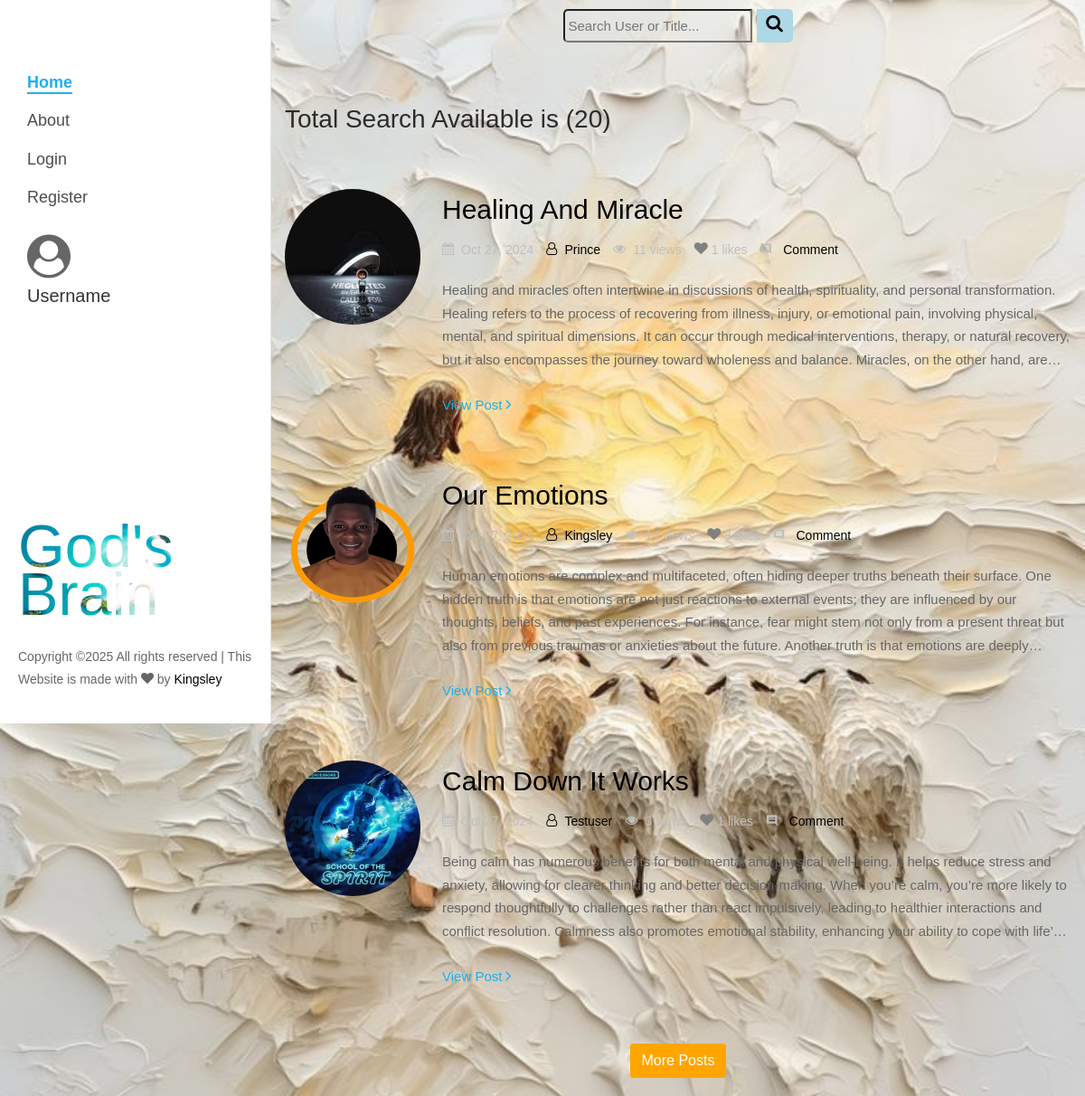
The page /search/ on the database as committed earlier.
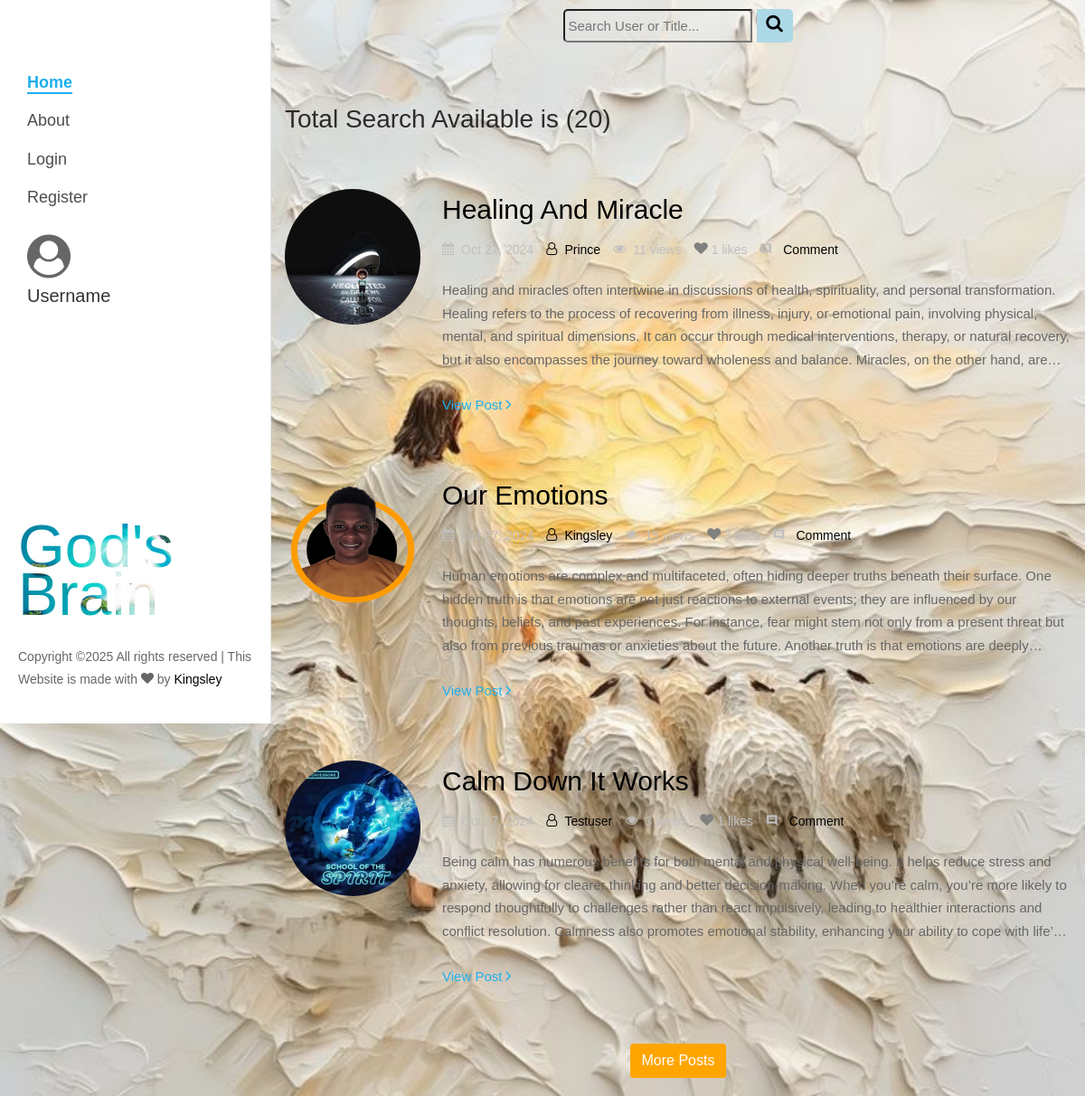
The same page on the database as committed later.
### posts/models.py (models this page shows, shortened)
class Post(models.Model):
    title = models.CharField(max_length=100)
    content = models.TextField()
    views = models.PositiveIntegerField(default=0)
    likes = models.ManyToManyField(User, related_name='liked_posts', blank=True)
    date_posted = models.DateTimeField(auto_now_add=True)
    author = models.ForeignKey(User, on_delete=models.CASCADE)
    def total_likes(self):
        return self.likes.count()

### users/models.py (models this page shows, shortened)
class Profile(models.Model):
    user = models.OneToOneField(User, on_delete=models.CASCADE)
    image = models.ImageField(upload_to='profile-pics', default='icon.png')

### posts/views.py (the view)
# urls.py: path('search/', views.SearchResult.as_view(), name='search'),
class SearchResult(ListView):
    model = Post
    template_name = "posts/search.html"
    context_object_name = "postss"
    def get_queryset(self):
        query = self.request.GET.get('q', '')
        results = Post.objects.filter(
            Q(title__icontains=query) | Q(author__username__icontains=query)
        ).order_by('-date_posted').distinct()
        return results
    def get_context_data(self, **kwargs):
        context = super().get_context_data(**kwargs)
        context['posts_num'] = self.get_queryset().count()
        posts_in_page = context['postss']
        context['posts'] = posts_in_page[:3]
        context['loadMore'] = len(context['postss']) > len(context['posts'])
        context['titles'] = 'Search Results'
        context['search'] = self.request.GET.get('q', '')
        for post in posts_in_page:
            post.total_comments = Comment.objects.filter(post=post).count()
        return context

### posts/templates/posts/search.html (shortened to what this page needs)
{% extends 'posts/no_footer_base.html' %}
{% load static %}
{% block no-footer-content %}
<div class="container fadeInDown ftco-animated" style="margin: auto; display: grid; place-items: center;">
    <form method="get" action="{% url 'search' %}" id="search-form" style="margin-top: 10px;">
        <div class="form-group d-flex align-items-center">
            <div id="search-input">
                <input type="search" placeholder="Search User or Title..." name="q" style="padding: 3px; border-radius: 5px 0px 0px 5px;">
                <button type="submit" id="search-btn">
                    <span class="icon icon-search" style="font-size: 20px"></span>
                </button>
            </div>
        </div>
    </form>
    <div class="col-md-12 mt-5 fadeInUp ftco-animated">
        <h3>Total Search Available is ({{posts_num}})</h3>
    </div>
    <div id="postHead">
    {% for post in posts %}
    <div class="col-md-12 mt-5 fadeInUp ftco-animated">
        <div class="blog-entry ftco-animate d-md-flex fadeInUp ftco-animated">
            <img src="{{ post.author.profile.image.url }}" class="img img-2">
            <div class="text text-2 pl-md-4">
                <h3 class="mb-2"><a href="single.html">{{ post.title }}</a></h3>
                <div class="meta-wrap">
                    <p class="meta">
                    <span><i class="icon-calendar mr-2"></i>{{ post.date_posted|date:"M d, Y" }}</span>
                    <span><a href="{% url 'profile' post.author.username %}"><i class="icon-user-o mr-2"></i>{{ post.author }}</a></span>
                    <span><i class="icon-eye mr-2"></i>{{ post.views }} views</span>
                    <span id="like-section-{{ post.pk }}">
                        <button
                            onclick="toggleLike({{ post.pk }}, '{% url 'toggle_like' post.pk %}')"
                            id="like-button-{{ post.pk }}"
                            style="border: none; background: none; cursor: pointer; outline: none; padding: 0;">
                            <i class="icon-heart"
                               id="like-icon-{{ post.pk }}"
                               style="color: {% if user in post.likes.all %}red{% else %}gray{% endif %}; font-size: 15px;">
                            </i>
                        </button>
                        <span id="like-count-{{ post.pk }}">{{ post.total_likes }} likes</span>
                        <span><i class="icon-comment2 mr-2"></i><a href="{% url 'post_detail' post.id %}">{{post.total_comments}} Comment</a></span>
                    </span>
                    </p>
                </div>
                <p class="mb-4" id="clamp">{{ post.content }}</p>
                <p><a href="{% url 'post_detail' post.id %}" class="btn-custom">View Post <span class="ion-ios-arrow-forward"></span></a></p>
            </div>
        </div>
    </div>
    {% empty %}
        <h3>No Result Found</h3>
    {% endfor %}
    </div>
    <div style="margin-bottom: 20px">
        {% if loadMore is True %}
        <form id="loadMore" style="diplay: flex; margin: auto">
            <button
                type="button"
                class="btn btn-link"
                style="background-color: orange; border-radius: 3px; border: 1px orange solid; color: white; text-decoration: none"
                onclick="LoadMore('{{ search }}')">
                More Posts
            </button>
        </form>
        {% endif %}
    </div>
</div>
{% endblock %}

Rows that differ between the two databases and show on the page:
changed Post "Our Emotions": views "14" → "15"
